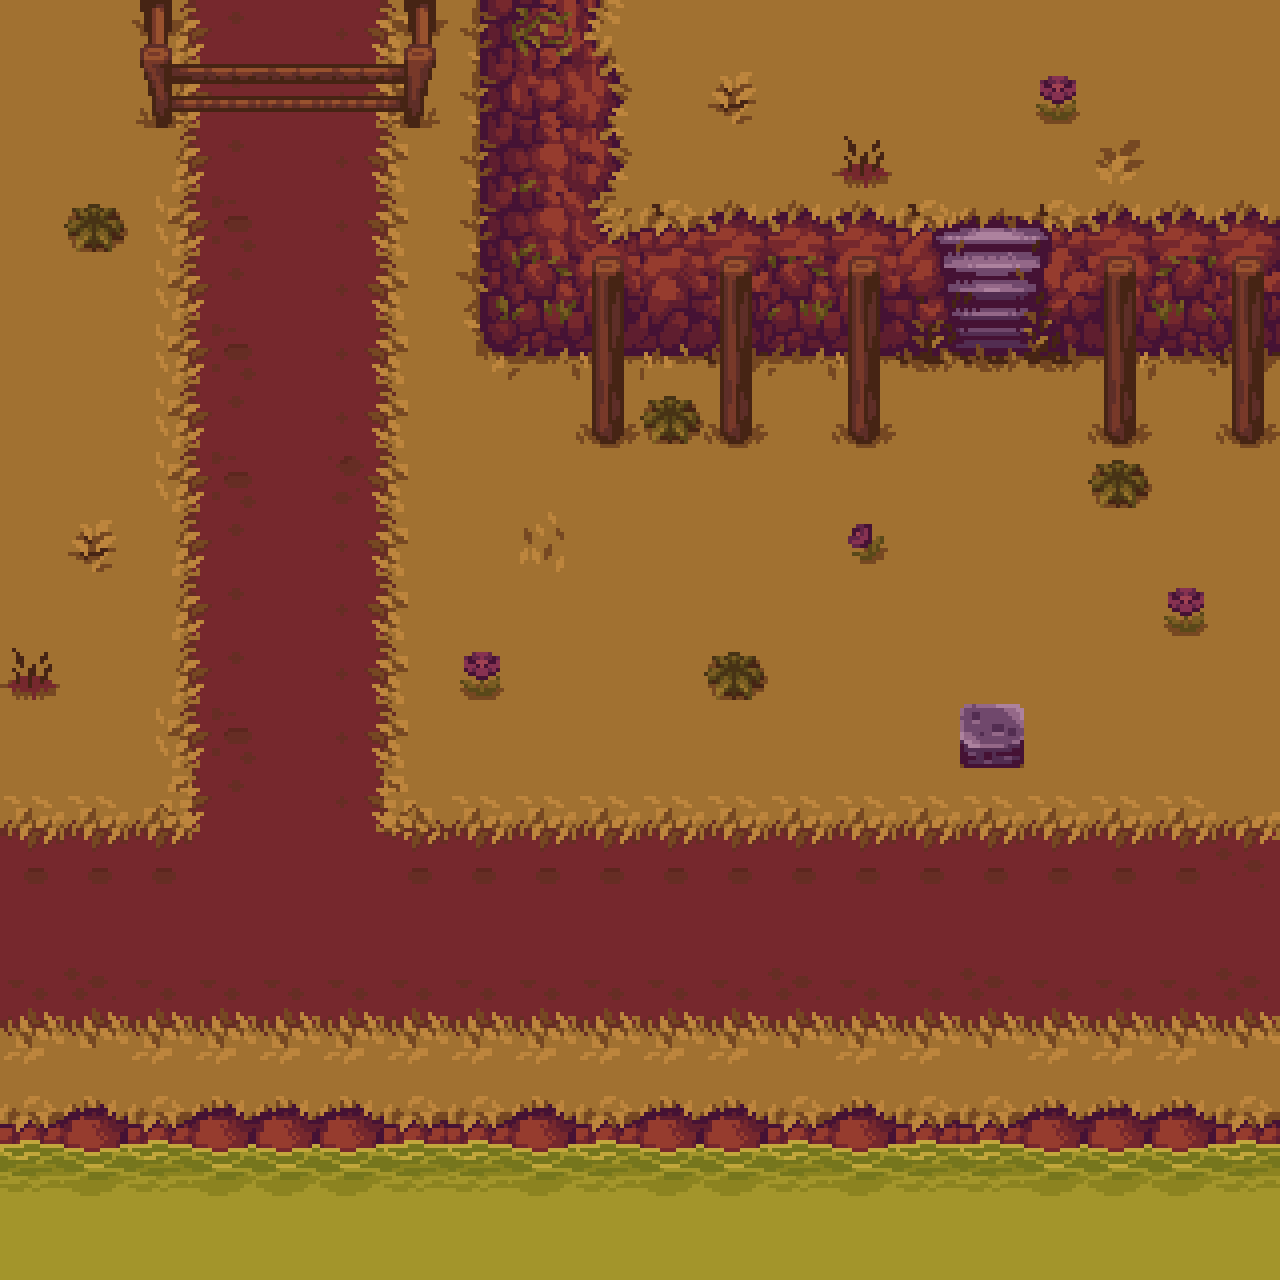

This game map was drawn from its Tiled (.tmx) file and the tilesets committed beside it. A one-line description and the full map source follow:
An orthogonal 20x20 tile map with 64x64 px tiles, 5 tile layers (terrain, montain, lake, decorations, ...).

<map version="1.5" tiledversion="1.7.2" orientation="orthogonal" renderorder="right-down" width="20" height="20" tilewidth="64" tileheight="64" infinite="0" nextlayerid="10" nextobjectid="1">
 <tileset firstgid="1" source="../tilesets/terrain_tileset.tsx" />
 <layer id="1" name="terrain" width="20" height="20" locked="1">
  <data encoding="csv">
626,626,771,772,875,773,774,626,626,626,626,626,626,626,626,626,626,626,626,626,
626,626,771,772,875,773,774,626,626,626,626,626,626,626,626,626,626,626,626,626,
626,626,771,772,875,773,774,626,626,626,626,626,626,626,626,626,626,626,626,626,
626,626,737,738,875,773,774,626,626,626,626,626,626,626,626,626,626,626,626,626,
626,626,737,772,875,773,774,626,626,626,626,626,626,626,626,626,626,626,626,626,
626,626,737,738,875,773,774,626,626,626,626,626,626,626,626,626,626,626,626,626,
626,626,737,772,875,773,774,626,626,626,626,626,626,626,626,626,626,626,626,626,
626,626,737,738,875,739,774,626,626,626,626,626,626,626,626,626,626,626,626,626,
626,626,771,772,875,773,774,626,626,626,626,626,626,626,626,626,626,626,626,626,
626,626,771,772,875,773,774,626,626,626,626,626,626,626,626,626,626,626,626,626,
626,626,771,772,875,773,774,626,626,626,626,626,626,626,626,626,626,626,626,626,
626,626,737,738,875,773,774,626,626,626,626,626,626,626,626,626,626,626,626,626,
836,836,839,772,875,773,842,836,836,836,836,836,836,836,836,836,836,836,836,837,
870,870,870,909,909,909,870,870,870,870,870,870,870,870,870,870,870,870,870,871,
875,875,875,875,875,875,875,875,875,875,875,875,875,875,875,875,875,875,875,875,
904,905,904,904,904,904,904,904,904,904,904,904,905,904,904,905,904,904,904,905,
938,939,938,938,938,938,938,938,938,938,938,938,939,938,938,939,938,938,938,939,
626,626,626,626,626,626,626,626,626,626,626,626,626,626,626,626,626,626,626,626,
626,626,626,626,626,626,626,626,626,626,626,626,626,626,626,626,626,626,626,626,
626,626,626,626,626,626,626,626,626,626,626,626,626,626,626,626,626,626,626,626
</data>
 </layer>
 <layer id="7" name="montain" width="20" height="20" locked="1">
  <data encoding="csv">
0,0,0,0,0,0,0,445,242,243,626,626,626,626,626,626,626,626,626,626,
0,0,0,0,0,0,0,445,310,311,626,626,626,626,626,626,626,626,626,626,
0,0,0,0,0,0,0,445,446,379,626,626,626,626,626,626,626,626,626,626,
0,0,0,0,0,0,0,445,446,447,449,453,453,453,313,314,315,453,453,453,
0,0,0,0,0,0,0,479,480,481,481,487,480,481,347,348,349,491,492,487,
0,0,0,0,0,0,0,513,514,515,515,521,514,515,381,382,383,525,526,521,
0,0,0,0,0,0,0,0,0,0,0,0,0,0,0,0,0,0,0,0,
0,0,0,0,0,0,0,0,0,0,0,0,0,0,0,0,0,0,0,0,
0,0,0,0,0,0,0,0,0,0,0,0,0,0,0,0,0,0,0,0,
0,0,0,0,0,0,0,0,0,0,0,0,0,0,0,0,0,0,0,0,
0,0,0,0,0,0,0,0,0,0,0,0,0,0,0,0,0,0,0,0,
0,0,0,0,0,0,0,0,0,0,0,0,0,0,0,0,0,0,0,0,
0,0,0,0,0,0,0,0,0,0,0,0,0,0,0,0,0,0,0,0,
0,0,0,0,0,0,0,0,0,0,0,0,0,0,0,0,0,0,0,0,
0,0,0,0,0,0,0,0,0,0,0,0,0,0,0,0,0,0,0,0,
0,0,0,0,0,0,0,0,0,0,0,0,0,0,0,0,0,0,0,0,
0,0,0,0,0,0,0,0,0,0,0,0,0,0,0,0,0,0,0,0,
0,0,0,0,0,0,0,0,0,0,0,0,0,0,0,0,0,0,0,0,
0,0,0,0,0,0,0,0,0,0,0,0,0,0,0,0,0,0,0,0,
0,0,0,0,0,0,0,0,0,0,0,0,0,0,0,0,0,0,0,0
</data>
 </layer>
 <layer id="5" name="lake" width="20" height="20" locked="1">
  <data encoding="csv">
0,0,0,0,0,0,0,0,0,0,0,0,0,0,0,0,0,0,0,0,
0,0,0,0,0,0,0,0,0,0,0,0,0,0,0,0,0,0,0,0,
0,0,0,0,0,0,0,0,0,0,0,0,0,0,0,0,0,0,0,0,
0,0,0,0,0,0,0,0,0,0,0,0,0,0,0,0,0,0,0,0,
0,0,0,0,0,0,0,0,0,0,0,0,0,0,0,0,0,0,0,0,
0,0,0,0,0,0,0,0,0,0,0,0,0,0,0,0,0,0,0,0,
0,0,0,0,0,0,0,0,0,0,0,0,0,0,0,0,0,0,0,0,
0,0,0,0,0,0,0,0,0,0,0,0,0,0,0,0,0,0,0,0,
0,0,0,0,0,0,0,0,0,0,0,0,0,0,0,0,0,0,0,0,
0,0,0,0,0,0,0,0,0,0,0,0,0,0,0,0,0,0,0,0,
0,0,0,0,0,0,0,0,0,0,0,0,0,0,0,0,0,0,0,0,
0,0,0,0,0,0,0,0,0,0,0,0,0,0,0,0,0,0,0,0,
0,0,0,0,0,0,0,0,0,0,0,0,0,0,0,0,0,0,0,0,
0,0,0,0,0,0,0,0,0,0,0,0,0,0,0,0,0,0,0,0,
0,0,0,0,0,0,0,0,0,0,0,0,0,0,0,0,0,0,0,0,
0,0,0,0,0,0,0,0,0,0,0,0,0,0,0,0,0,0,0,0,
0,0,0,0,0,0,0,0,0,0,0,0,0,0,0,0,0,0,0,0,
57,59,57,59,59,59,57,57,59,57,59,59,57,59,57,57,59,59,59,57,
91,93,91,93,93,93,91,91,93,91,93,93,91,93,91,91,93,93,93,91,
195,195,195,195,195,195,195,195,195,195,195,195,195,195,195,195,195,195,195,195
</data>
 </layer>
 <layer id="8" name="decorations" width="20" height="20" locked="1">
  <data encoding="csv">
0,0,0,0,0,0,0,0,0,0,0,0,0,0,0,0,0,0,0,0,
0,0,0,0,0,0,0,0,0,0,0,798,0,0,0,0,353,0,0,0,
0,0,0,0,0,0,0,0,0,0,0,0,0,932,0,0,0,934,0,0,
0,864,0,0,0,0,0,0,0,0,0,0,0,0,0,0,0,0,0,0,
0,0,0,0,0,0,0,0,0,0,0,0,0,0,0,0,0,0,0,0,
0,0,0,0,0,0,0,0,0,0,0,0,0,0,0,0,0,0,0,0,
0,0,0,0,0,0,0,0,0,0,864,0,0,0,0,0,0,0,0,0,
0,0,0,0,0,0,0,0,0,0,0,0,0,0,0,0,0,864,0,0,
0,798,0,0,0,0,0,0,866,0,0,0,0,352,0,0,0,0,0,0,
0,0,0,0,0,0,0,0,0,0,0,0,0,0,0,0,0,0,353,0,
932,0,0,0,0,0,0,353,0,0,0,864,0,0,0,0,0,0,0,0,
0,0,0,0,0,0,0,0,0,0,0,0,0,0,0,0,0,0,0,0,
0,0,0,0,0,0,0,0,0,0,0,0,0,0,0,0,0,0,0,0,
0,0,0,0,0,0,0,0,0,0,0,0,0,0,0,0,0,0,0,0,
0,0,0,0,0,0,0,0,0,0,0,0,0,0,0,0,0,0,0,0,
0,0,0,0,0,0,0,0,0,0,0,0,0,0,0,0,0,0,0,0,
0,0,0,0,0,0,0,0,0,0,0,0,0,0,0,0,0,0,0,0,
0,0,0,0,0,0,0,0,0,0,0,0,0,0,0,0,0,0,0,0,
0,0,0,0,0,0,0,0,0,0,0,0,0,0,0,0,0,0,0,0,
0,0,0,0,0,0,0,0,0,0,0,0,0,0,0,0,0,0,0,0
</data>
 </layer>
 <layer id="9" name="obstacles" width="20" height="20" locked="1">
  <data encoding="csv">
0,0,608,0,0,0,611,0,0,0,0,0,0,0,0,0,0,0,0,0,
0,0,506,507,507,507,509,0,0,0,0,0,0,0,0,0,0,0,0,0,
0,0,0,0,0,0,0,0,0,0,0,0,0,0,0,0,0,0,0,0,
0,0,0,0,0,0,0,0,0,0,0,0,0,0,0,0,0,0,0,0,
0,0,0,0,0,0,0,0,0,747,0,747,0,747,0,0,0,747,0,747,
0,0,0,0,0,0,0,0,0,781,0,781,0,781,0,0,0,781,0,781,
0,0,0,0,0,0,0,0,0,815,0,815,0,815,0,0,0,815,0,815,
0,0,0,0,0,0,0,0,0,0,0,0,0,0,0,0,0,0,0,0,
0,0,0,0,0,0,0,0,0,0,0,0,0,0,0,0,0,0,0,0,
0,0,0,0,0,0,0,0,0,0,0,0,0,0,0,0,0,0,0,0,
0,0,0,0,0,0,0,0,0,0,0,0,0,0,0,0,0,0,0,0,
0,0,0,0,0,0,0,0,0,0,0,0,0,0,0,1038,0,0,0,0,
0,0,0,0,0,0,0,0,0,0,0,0,0,0,0,0,0,0,0,0,
0,0,0,0,0,0,0,0,0,0,0,0,0,0,0,0,0,0,0,0,
0,0,0,0,0,0,0,0,0,0,0,0,0,0,0,0,0,0,0,0,
0,0,0,0,0,0,0,0,0,0,0,0,0,0,0,0,0,0,0,0,
0,0,0,0,0,0,0,0,0,0,0,0,0,0,0,0,0,0,0,0,
0,0,0,0,0,0,0,0,0,0,0,0,0,0,0,0,0,0,0,0,
0,0,0,0,0,0,0,0,0,0,0,0,0,0,0,0,0,0,0,0,
0,0,0,0,0,0,0,0,0,0,0,0,0,0,0,0,0,0,0,0
</data>
 </layer>
</map>